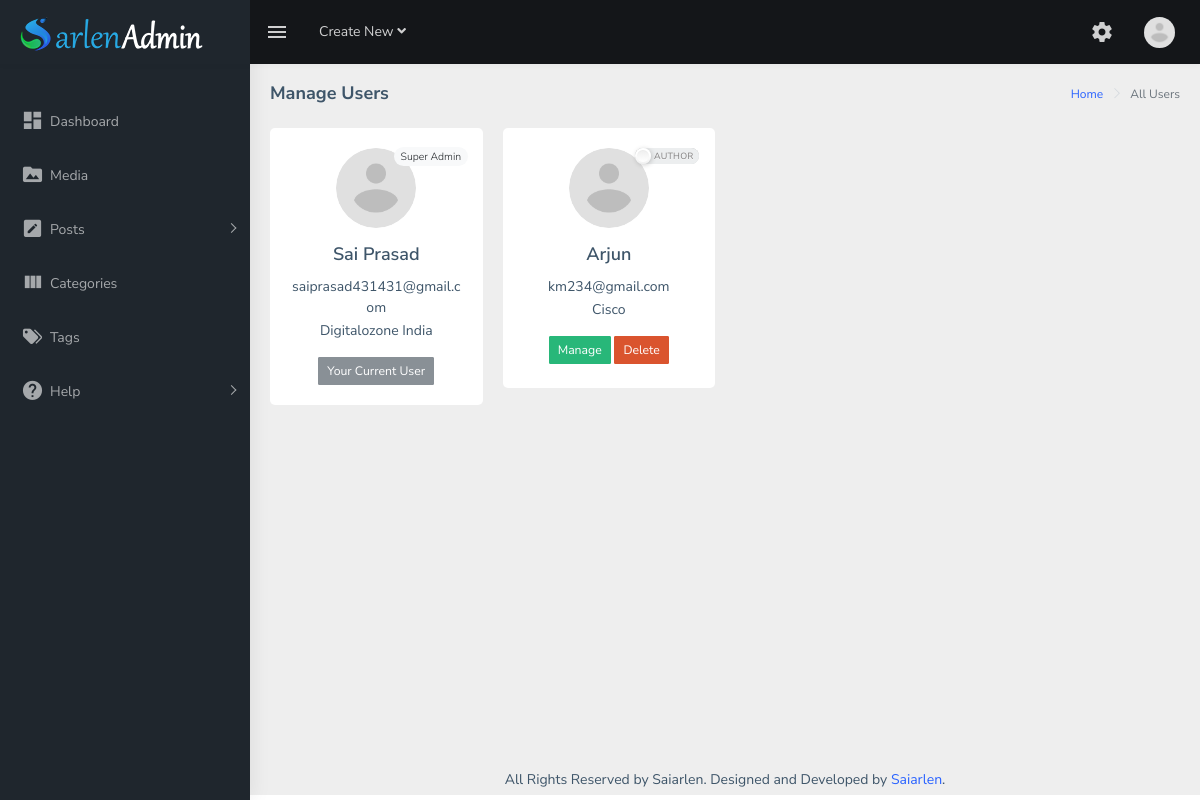
The app's page /admin/manage-users.php (signed in) with its own data.
### tables this page shows
CREATE TABLE `ar_admin` (
  `ar_userid` int(11) NOT NULL,
  `ar_username` varchar(255) NOT NULL,
  `ar_authemail` varchar(255) NOT NULL,
  `ar_password` varchar(255) NOT NULL,
  `ar_authorname` varchar(255) NOT NULL,
  `ar_company` varchar(255) NOT NULL,
  `ar_avatar` varchar(255) NOT NULL,
  `ar_role` varchar(255) NOT NULL
);

### admin/manage-users.php (the view, shortened to what this page needs)
<?php
require_once("header.php");
$loginuserid = arUserIdentifier($conn, $loginuser, 2);
?>
<div class="page-breadcrumb">
    <div class="row">
        <div class="col-12 d-flex no-block align-items-center">
            <h4 class="page-title">Manage Users</h4>
            <div class="ml-auto text-right">
                <nav aria-label="breadcrumb">
                    <ol class="breadcrumb">
                        <li class="breadcrumb-item"><a href="home.php">Home</a></li>
                        <li class="breadcrumb-item active" aria-current="page">All Users</li>
                    </ol>
                </nav>
            </div>
        </div>
    </div>
</div>
<div class="container-fluid">
    <div id="mn-users" class="row">
        <?php
        $user_all_sql = "SELECT ar_userid, ar_authemail, ar_authorname, ar_company, ar_avatar, ar_role FROM ar_admin";
        $userall_result = mysqli_query($conn, $user_all_sql);
        if (mysqli_num_rows($userall_result) > 0) {
            while ($arSingleUser =  mysqli_fetch_assoc($userall_result)) {
        ?>
                <div class="col-xs-12 col-sm-6 col-md-3">
                    <div class="user-warp">
                        <div class="card">
                            <div class="card-body text-center">
                                <?php if ($loginuserid !== $arSingleUser["ar_userid"]) : ?>
                                    <div class="user_right">
                                        <label class="user-switch switch-left-right">
                                            <span class="switch-label" data-on="S.admin" data-off="Author"></span>
                                            <span class="switch-handle"></span>
                                        </label>
                                    </div>
                                <?php else : ?>
                                    <span class="badge badge-pill badge-light user_right2">Super Admin</span>
                                <?php endif; ?>
                                <p><img class=" img-fluid" src="<?php echo $arSingleUser["ar_avatar"] ?>" alt="user image"></p>
                                <h4 class="card-title"><?php echo ucfirst($arSingleUser["ar_authorname"]) ?></h4>
                                <p class="card-text" style="margin-bottom:2px;"><?php echo $arSingleUser["ar_authemail"] ?></p>
                                <p class="card-text"><?php echo ucfirst($arSingleUser["ar_company"]) ?></p>
                                <?php if ($loginuserid !== $arSingleUser["ar_userid"]) : ?>
                                    <a href="single-user.php?type=user&id=<?php echo $arSingleUser["ar_userid"] ?>&name=<?php echo $arSingleUser["ar_authorname"] ?>" class="btn btn-success btn-sm">Manage</a>
                                    <button type="submit" class="user-del btn btn-danger btn-sm" value="<?php echo $arSingleUser["ar_userid"] ?>" class="btn btn-danger btn-sm">Delete</button>
                                <?php else : ?>
                                    <button type="button" class="btn btn-secondary btn-sm" disabled>Your Current User</button>
                                <?php endif; ?>
                            </div>
                        </div>
                    </div>
                </div>
        <?php
            }
        }
        ?>
    </div>
</div>
<?php require_once("footer.php"); ?>

### admin/header.php (shortened to what this page needs)
<?php
if (file_exists("inc/core.php")) {
    require_once("inc/core.php");
}
$appSettings = arSettings($conn);
$appdboard = json_decode($appSettings[0], true);
?>
<!DOCTYPE html>
<html dir="ltr" lang="en">
<head>
    <link href="deps/css/multicheck.css" rel="stylesheet">
    <link href="deps/css/bootstrap.css" rel="stylesheet">
    <link href="deps/css/animate.css" rel="stylesheet">
    <link href="deps/css/dashboard.css" rel="stylesheet">
    <link href="deps/css/select2.min.css" rel="stylesheet">
    <link href="deps/css/bootstrap-datepicker.min.css" rel="stylesheet">
    <link href="deps/css/arlen-style.css" rel="stylesheet">
</head>
<body>
    <div id="main-wrapper">
        <header class="topbar" data-navbarbg="skin5">
            <nav class="navbar top-navbar navbar-expand-md navbar-dark">
                <div class="navbar-header" data-logobg="skin5">
                    <a class="navbar-brand" href="home.php">
                        <b class="logo-icon p-l-10">
                            <img src="<?php arFn($appdboard['iconlogo'], 'deps/img/icon-logo.png'); ?>" alt="homepage" class="light-logo" />
                        </b>
                        <span class="logo-text">
                            <img src="<?php arFn($appdboard['iconlogo'], 'deps/img/text-logo.png'); ?>" alt="homepage" class="light-logo" />
                        </span>
                    </a>
                </div>
                <div class="navbar-collapse collapse" id="navbarSupportedContent" data-navbarbg="skin5">
                    <ul class="navbar-nav float-left mr-auto">
                        <li class="nav-item d-none d-md-block"><a class="nav-link sidebartoggler waves-effect waves-light" href="javascript:void(0)" data-sidebartype="mini-sidebar"><i class="mdi mdi-menu font-24"></i></a></li>
                        <li class="nav-item dropdown">
                            <a class="nav-link dropdown-toggle" href="#" id="navbarDropdown" role="button" data-toggle="dropdown" aria-haspopup="true" aria-expanded="false">
                                <span class="d-none d-md-block">Create New <i class="fa fa-angle-down"></i></span>
                            </a>
                        </li>
                    </ul>
                    <ul class="navbar-nav float-right">
                        <li class="nav-item dropdown">
                            <a class="nav-link waves-effect waves-dark" href="settings.php" aria-expanded="false">
                                <div class="mdi mdi-settings font-24 rotating"></div>
                            </a>
                        </li>
                        <li class="nav-item dropdown">
                            <a id="imgaload" class="nav-link dropdown-toggle text-muted waves-effect waves-dark pro-pic" href="" data-toggle="dropdown" aria-haspopup="true" aria-expanded="false"><img id="proimg" src="<?php arUserIdentifier($conn, $loginuser, 1); ?>" alt="user" class="rounded-circle" width="31" height="31">
                            </a>
                        </li>
                    </ul>
                </div>
            </nav>
        </header>
        <aside class="left-sidebar" data-sidebarbg="skin5">
            <div class="scroll-sidebar">
                <nav class="sidebar-nav">
                    <ul id="sidebarnav" class="p-t-30">
                        <li class="sidebar-item"> <a class="sidebar-link waves-effect waves-dark sidebar-link " href="home.php" aria-expanded="false"><i class="mdi mdi-view-dashboard"></i><span class="hide-menu">Dashboard</span></a></li>
                        <li class="sidebar-item"> <a class="sidebar-link waves-effect waves-dark sidebar-link" href="media.php" aria-expanded="false"><i class="mdi mdi-folder-image"></i><span class="hide-menu">Media</span></a></li>
                        <li class="sidebar-item"> <a class="sidebar-link has-arrow waves-effect waves-dark" href="javascript:void(0)" aria-expanded="false"><i class="mdi mdi-pencil-box"></i><span class="hide-menu">Posts </span></a>
                        </li>
                        <li class="sidebar-item"> <a class="sidebar-link waves-effect waves-dark sidebar-link" href="categories.php" aria-expanded="false"><i class="mdi mdi-view-column"></i><span class="hide-menu">Categories</span></a></li>
                        <li class="sidebar-item"> <a class="sidebar-link waves-effect waves-dark sidebar-link" href="tags.php" aria-expanded="false"><i class="mdi mdi-tag-multiple"></i><span class="hide-menu">Tags</span></a></li>
                        <?php if ($appdboard['htab'] == 1) : ?>
                            <?php if (arUserIdentifier($conn, $loginuser, 3) == "superadmin") : ?>
                                <li class="sidebar-item"> <a class="sidebar-link has-arrow waves-effect waves-dark" href="javascript:void(0)" aria-expanded="false"><i class="mdi mdi-help-circle"></i><span class="hide-menu">Help </span></a>
                                </li>
                            <?php endif; ?>
                        <?php endif; ?>
                    </ul>
                </nav>
            </div>
        </aside>
        <div class="page-wrapper">

### admin/inc/core.php (shortened to what this page needs)
<?php
function arUserIdentifier($conn, $loginuser, $sel)
{
    $queryuid = "SELECT ar_authorname, ar_avatar, ar_userid, ar_role FROM ar_admin WHERE ar_username= '$loginuser' limit 1";
    $uidresult = mysqli_query($conn, $queryuid);
    $uidresult = mysqli_fetch_row($uidresult);
    if ($sel == 0) {
        echo $uidresult[0];
    } elseif ($sel == 1) {
        echo $uidresult[1];
    } elseif ($sel == 2) {
        return $uidresult[2];
    } elseif($sel == 3){
        return $uidresult[3];
    }
}
function arSettings($conn){
    $dsettings = mysqli_query($conn, "SELECT dashboard, frontend, mail FROM ar_meta WHERE id=1");
    $final = mysqli_fetch_row($dsettings);
    return $final;
}
function arFn($input, $default){
    if($input == ""){
        echo $default;
    }else {
        echo $input;
    }
}

### admin/footer.php (shortened to what this page needs)
<footer class="footer text-center">
    All Rights Reserved by Saiarlen. Designed and Developed by <a href="https://www.saiarlen.com">Saiarlen</a>.
</footer>
</div>
</div>
</body>
</html>

### admin/deps/css/arlen-style.css (style rules this page uses)
* { outline: none; }
.btn { -webkit-box-shadow: none !important; box-shadow: none !important; }
header.topbar { position: fixed; width: 100%; }
aside.left-sidebar { position: fixed; }
#main-wrapper .page-wrapper { margin-left: 250px; margin-top: 60px; }
.btn.disabled, .btn:disabled { opacity: 0.8; cursor: not-allowed; }
@media (min-width: 767px) { #mn-users { min-height: 77vh; } }
#mn-users .card { border: none; background: #ffffff; border-radius: 5px; }
.user-warp .card { min-height: 260px; margin-bottom: 10px; }
.user-warp .card .card-body img { width: 80px; height: 80px; border-radius: 50%; }
.user_right { padding: 20px 0px; display: inline-block; position: absolute; right: 6px; top: 0px; }
.user_right2 { display: inline-block; position: absolute; right: 15px; top: 19px; }
.user-switch { position: relative; display: inline-block; vertical-align: top; width: 64px; height: 16px; padding: 0px; margin: 0 10px 10px 0; background: linear-gradient(to bottom, #eeeeee, #FFFFFF 25px); background-image: -webkit-linear-gradient(top, #eeeeee, #FFFFFF 25px); border-radius: 18px; box-shadow: inset 0 -1px white, inset 0 1px 1px rgba(0, 0, 0, 0.05); cursor: pointer; box-sizing: content-box; }
.user-switch { font-weight: inherit; }
.switch-left-right .switch-label { overflow: hidden; }
.switch-label, .switch-handle { transition: All 0.3s ease; -webkit-transition: All 0.3s ease; -moz-transition: All 0.3s ease; -o-transition: All 0.3s ease; }
.switch-label { position: relative; display: block; height: inherit; font-size: 10px; text-transform: uppercase; background: #eceeef; border-radius: inherit; box-shadow: inset 0 1px 2px rgba(0, 0, 0, 0.12), inset 0 0 2px rgba(0, 0, 0, 0.15); box-sizing: content-box; }
.switch-left-right .switch-label:before { background: #eceeef; text-align: left; padding-left: 80px !important; }
.switch-label:before { content: attr(data-off); right: 11px; color: #aaaaaa; text-shadow: 0 1px rgba(255, 255, 255, 0.5); }
span.switch-label:after { content: attr(data-on); left: 11px; color: #FFFFFF; text-shadow: 0 1px rgba(0, 0, 0, 0.2); position: absolute; }
.switch-label:before, .switch-label:after { position: absolute; top: 50%; margin-top: -5px; line-height: 1; -webkit-transition: inherit; -moz-transition: inherit; -o-transition: inherit; transition: inherit; box-sizing: content-box; }
.switch-left-right .switch-label:after { text-align: left; text-indent: 9px; background: #b7b7b7 !important; left: -100px !important; opacity: 1; width: 100% !important; }
.switch-left-right .switch-label:before, .switch-left-right .switch-label:after { width: 20px; height: 20px; top: -2px; left: 0; right: 0; bottom: 0; padding: 11px 0 0 0; text-indent: -18px; border-radius: 20px; box-shadow: inset 0 1px 4px rgba(0, 0, 0, 0.2), inset 0 0 3px rgba(0, 0, 0, 0.1); }
.switch-left-right .switch-label:before { text-indent: -61px; font-size: 9px; letter-spacing: 0.2px; color: #807e7e; }
.switch-left-right .switch-label:after { text-indent: -13px; font-size: 9px; letter-spacing: 0.2px; color: #fff; }
.switch-handle { position: absolute; top: 0px; left: 0px; width: 16px; height: 16px; background: linear-gradient(to bottom, #FFFFFF 40%, #f0f0f0); background-image: -webkit-linear-gradient(top, #FFFFFF 40%, #f0f0f0); border-radius: 100%; box-shadow: 1px 1px 5px rgba(0, 0, 0, 0.2); }
.switch-handle:before { content: ""; position: absolute; top: 50%; left: 50%; margin: -6px 0 0 -6px; width: 12px; height: 12px; background: linear-gradient(to bottom, #eeeeee, #FFFFFF); background-image: -webkit-linear-gradient(top, #eeeeee, #FFFFFF); border-radius: 6px; box-shadow: inset 0 1px rgba(0, 0, 0, 0.02); }

### records on screen
ar_admin: ar_avatar (placeholder picture), shows "Super Admin", ar_authorname "Sai Prasad", ar_authemail "saiprasad431431@gmail.com", ar_company "Digitalozone India", shows "Your Current User"
ar_admin: ar_avatar (placeholder picture), ar_authorname "Arjun", ar_authemail "km234@gmail.com", ar_company "Cisco", $arSingleUser["ar_userid"] 26 (drawn)
